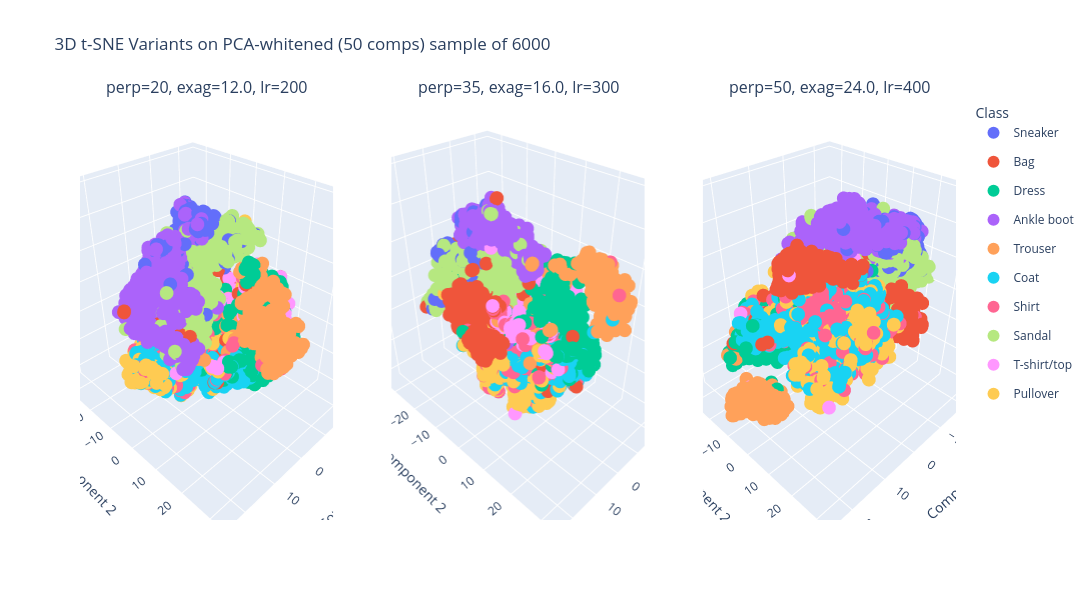

Here is the notebook cell this chart was saved with:
### Code cell
fig = make_subplots(
    rows=1,
    cols=len(embeddings),
    specs=[[{"type": "scene"} for _ in embeddings]],
    subplot_titles=[title for title, _, _ in embeddings],
)

for idx, (title, values, duration) in enumerate(embeddings):
    emb_df = pd.DataFrame({
        "Dim1": values[:, 0],
        "Dim2": values[:, 1],
        "Dim3": values[:, 2],
        "label": labels_sample,
        "Class": class_labels,
    })
    scatter = px.scatter_3d(
        emb_df,
        x="Dim1",
        y="Dim2",
        z="Dim3",
        color="Class",
        hover_data={"label": True, "Class": True},
    )
    for trace in scatter.data:
        if idx > 0:
            trace.showlegend = False
        fig.add_trace(trace, row=1, col=idx + 1)
    fig.layout[f"scene{'' if idx == 0 else idx + 1}"].xaxis.title = "Component 1"
    fig.layout[f"scene{'' if idx == 0 else idx + 1}"].yaxis.title = "Component 2"
    fig.layout[f"scene{'' if idx == 0 else idx + 1}"].zaxis.title = "Component 3"

base_embeddings_3d = [embeddings[i][1] for i in range(min(2, len(embeddings)))]
if base_embeddings_3d:
    dim_ranges = []
    for axis in range(3):
        axis_vals = np.concatenate([arr[:, axis] for arr in base_embeddings_3d])
        axis_min = axis_vals.min()
        axis_max = axis_vals.max()
        span = axis_max - axis_min
        padding = 0.05 * span if span > 0 else 1.0
        dim_ranges.append((axis_min - padding, axis_max + padding))
    scene_names = [f"scene{'' if i == 0 else i + 1}" for i in range(len(embeddings))]
    for scene_name in scene_names:
        scene = fig.layout[scene_name]
        scene.xaxis.range = dim_ranges[0]
        scene.yaxis.range = dim_ranges[1]
        scene.zaxis.range = dim_ranges[2]

fig.update_layout(
    height=600,
    width=380 * len(embeddings),
    title_text=f"3D t-SNE Variants on PCA-whitened ({pca_components} comps) sample of {sample_size}",
    legend=dict(title="Class", itemsizing="constant"),
)

fig.show()

### Figure 1 — Plotly figure (JSON) as saved in the notebook; plotly's stock layout.template omitted (floating-point values rounded to 4 significant figures; data arrays with more than 128 entries replaced by an {"elided": "..."} marker saying what was removed)
{"data": [{"customdata": {"elided": "575x2 mixed values"}, "hovertemplate": "Class=%{customdata[1]}<br>Dim1=%{x}<br>Dim2=%{y}<br>Dim3=%{z}<br>label=%{customdata[0]}<extra></extra>", "legendgroup": "Sneaker", "marker": {"color": "#636efa", "symbol": "circle"}, "mode": "markers", "name": "Sneaker", "scene": "scene", "showlegend": true, "type": "scatter3d", "x": {"elided": "575 float values"}, "y": {"elided": "575 float values"}, "z": {"elided": "575 float values"}}, {"customdata": {"elided": "584x2 mixed values"}, "hovertemplate": "Class=%{customdata[1]}<br>Dim1=%{x}<br>Dim2=%{y}<br>Dim3=%{z}<br>label=%{customdata[0]}<extra></extra>", "legendgroup": "Bag", "marker": {"color": "#EF553B", "symbol": "circle"}, "mode": "markers", "name": "Bag", "scene": "scene", "showlegend": true, "type": "scatter3d", "x": {"elided": "584 float values"}, "y": {"elided": "584 float values"}, "z": {"elided": "584 float values"}}, {"customdata": {"elided": "590x2 mixed values"}, "hovertemplate": "Class=%{customdata[1]}<br>Dim1=%{x}<br>Dim2=%{y}<br>Dim3=%{z}<br>label=%{customdata[0]}<extra></extra>", "legendgroup": "Dress", "marker": {"color": "#00cc96", "symbol": "circle"}, "mode": "markers", "name": "Dress", "scene": "scene", "showlegend": true, "type": "scatter3d", "x": {"elided": "590 float values"}, "y": {"elided": "590 float values"}, "z": {"elided": "590 float values"}}, {"customdata": {"elided": "673x2 mixed values"}, "hovertemplate": "Class=%{customdata[1]}<br>Dim1=%{x}<br>Dim2=%{y}<br>Dim3=%{z}<br>label=%{customdata[0]}<extra></extra>", "legendgroup": "Ankle boot", "marker": {"color": "#ab63fa", "symbol": "circle"}, "mode": "markers", "name": "Ankle boot", "scene": "scene", "showlegend": true, "type": "scatter3d", "x": {"elided": "673 float values"}, "y": {"elided": "673 float values"}, "z": {"elided": "673 float values"}}, {"customdata": {"elided": "633x2 mixed values"}, "hovertemplate": "Class=%{customdata[1]}<br>Dim1=%{x}<br>Dim2=%{y}<br>Dim3=%{z}<br>label=%{customdata[0]}<extra></extra>", "legendgroup": "Trouser", "marker": {"color": "#FFA15A", "symbol": "circle"}, "mode": "markers", "name": "Trouser", "scene": "scene", "showlegend": true, "type": "scatter3d", "x": {"elided": "633 float values"}, "y": {"elided": "633 float values"}, "z": {"elided": "633 float values"}}, {"customdata": {"elided": "596x2 mixed values"}, "hovertemplate": "Class=%{customdata[1]}<br>Dim1=%{x}<br>Dim2=%{y}<br>Dim3=%{z}<br>label=%{customdata[0]}<extra></extra>", "legendgroup": "Coat", "marker": {"color": "#19d3f3", "symbol": "circle"}, "mode": "markers", "name": "Coat", "scene": "scene", "showlegend": true, "type": "scatter3d", "x": {"elided": "596 float values"}, "y": {"elided": "596 float values"}, "z": {"elided": "596 float values"}}, {"customdata": {"elided": "572x2 mixed values"}, "hovertemplate": "Class=%{customdata[1]}<br>Dim1=%{x}<br>Dim2=%{y}<br>Dim3=%{z}<br>label=%{customdata[0]}<extra></extra>", "legendgroup": "Shirt", "marker": {"color": "#FF6692", "symbol": "circle"}, "mode": "markers", "name": "Shirt", "scene": "scene", "showlegend": true, "type": "scatter3d", "x": {"elided": "572 float values"}, "y": {"elided": "572 float values"}, "z": {"elided": "572 float values"}}, {"customdata": {"elided": "600x2 mixed values"}, "hovertemplate": "Class=%{customdata[1]}<br>Dim1=%{x}<br>Dim2=%{y}<br>Dim3=%{z}<br>label=%{customdata[0]}<extra></extra>", "legendgroup": "Sandal", "marker": {"color": "#B6E880", "symbol": "circle"}, "mode": "markers", "name": "Sandal", "scene": "scene", "showlegend": true, "type": "scatter3d", "x": {"elided": "600 float values"}, "y": {"elided": "600 float values"}, "z": {"elided": "600 float values"}}, {"customdata": {"elided": "586x2 mixed values"}, "hovertemplate": "Class=%{customdata[1]}<br>Dim1=%{x}<br>Dim2=%{y}<br>Dim3=%{z}<br>label=%{customdata[0]}<extra></extra>", "legendgroup": "T-shirt/top", "marker": {"color": "#FF97FF", "symbol": "circle"}, "mode": "markers", "name": "T-shirt/top", "scene": "scene", "showlegend": true, "type": "scatter3d", "x": {"elided": "586 float values"}, "y": {"elided": "586 float values"}, "z": {"elided": "586 float values"}}, {"customdata": {"elided": "591x2 mixed values"}, "hovertemplate": "Class=%{customdata[1]}<br>Dim1=%{x}<br>Dim2=%{y}<br>Dim3=%{z}<br>label=%{customdata[0]}<extra></extra>", "legendgroup": "Pullover", "marker": {"color": "#FECB52", "symbol": "circle"}, "mode": "markers", "name": "Pullover", "scene": "scene", "showlegend": true, "type": "scatter3d", "x": {"elided": "591 float values"}, "y": {"elided": "591 float values"}, "z": {"elided": "591 float values"}}, {"customdata": {"elided": "575x2 mixed values"}, "hovertemplate": "Class=%{customdata[1]}<br>Dim1=%{x}<br>Dim2=%{y}<br>Dim3=%{z}<br>label=%{customdata[0]}<extra></extra>", "legendgroup": "Sneaker", "marker": {"color": "#636efa", "symbol": "circle"}, "mode": "markers", "name": "Sneaker", "scene": "scene2", "showlegend": false, "type": "scatter3d", "x": {"elided": "575 float values"}, "y": {"elided": "575 float values"}, "z": {"elided": "575 float values"}}, {"customdata": {"elided": "584x2 mixed values"}, "hovertemplate": "Class=%{customdata[1]}<br>Dim1=%{x}<br>Dim2=%{y}<br>Dim3=%{z}<br>label=%{customdata[0]}<extra></extra>", "legendgroup": "Bag", "marker": {"color": "#EF553B", "symbol": "circle"}, "mode": "markers", "name": "Bag", "scene": "scene2", "showlegend": false, "type": "scatter3d", "x": {"elided": "584 float values"}, "y": {"elided": "584 float values"}, "z": {"elided": "584 float values"}}, {"customdata": {"elided": "590x2 mixed values"}, "hovertemplate": "Class=%{customdata[1]}<br>Dim1=%{x}<br>Dim2=%{y}<br>Dim3=%{z}<br>label=%{customdata[0]}<extra></extra>", "legendgroup": "Dress", "marker": {"color": "#00cc96", "symbol": "circle"}, "mode": "markers", "name": "Dress", "scene": "scene2", "showlegend": false, "type": "scatter3d", "x": {"elided": "590 float values"}, "y": {"elided": "590 float values"}, "z": {"elided": "590 float values"}}, {"customdata": {"elided": "673x2 mixed values"}, "hovertemplate": "Class=%{customdata[1]}<br>Dim1=%{x}<br>Dim2=%{y}<br>Dim3=%{z}<br>label=%{customdata[0]}<extra></extra>", "legendgroup": "Ankle boot", "marker": {"color": "#ab63fa", "symbol": "circle"}, "mode": "markers", "name": "Ankle boot", "scene": "scene2", "showlegend": false, "type": "scatter3d", "x": {"elided": "673 float values"}, "y": {"elided": "673 float values"}, "z": {"elided": "673 float values"}}, {"customdata": {"elided": "633x2 mixed values"}, "hovertemplate": "Class=%{customdata[1]}<br>Dim1=%{x}<br>Dim2=%{y}<br>Dim3=%{z}<br>label=%{customdata[0]}<extra></extra>", "legendgroup": "Trouser", "marker": {"color": "#FFA15A", "symbol": "circle"}, "mode": "markers", "name": "Trouser", "scene": "scene2", "showlegend": false, "type": "scatter3d", "x": {"elided": "633 float values"}, "y": {"elided": "633 float values"}, "z": {"elided": "633 float values"}}, {"customdata": {"elided": "596x2 mixed values"}, "hovertemplate": "Class=%{customdata[1]}<br>Dim1=%{x}<br>Dim2=%{y}<br>Dim3=%{z}<br>label=%{customdata[0]}<extra></extra>", "legendgroup": "Coat", "marker": {"color": "#19d3f3", "symbol": "circle"}, "mode": "markers", "name": "Coat", "scene": "scene2", "showlegend": false, "type": "scatter3d", "x": {"elided": "596 float values"}, "y": {"elided": "596 float values"}, "z": {"elided": "596 float values"}}, {"customdata": {"elided": "572x2 mixed values"}, "hovertemplate": "Class=%{customdata[1]}<br>Dim1=%{x}<br>Dim2=%{y}<br>Dim3=%{z}<br>label=%{customdata[0]}<extra></extra>", "legendgroup": "Shirt", "marker": {"color": "#FF6692", "symbol": "circle"}, "mode": "markers", "name": "Shirt", "scene": "scene2", "showlegend": false, "type": "scatter3d", "x": {"elided": "572 float values"}, "y": {"elided": "572 float values"}, "z": {"elided": "572 float values"}}, {"customdata": {"elided": "600x2 mixed values"}, "hovertemplate": "Class=%{customdata[1]}<br>Dim1=%{x}<br>Dim2=%{y}<br>Dim3=%{z}<br>label=%{customdata[0]}<extra></extra>", "legendgroup": "Sandal", "marker": {"color": "#B6E880", "symbol": "circle"}, "mode": "markers", "name": "Sandal", "scene": "scene2", "showlegend": false, "type": "scatter3d", "x": {"elided": "600 float values"}, "y": {"elided": "600 float values"}, "z": {"elided": "600 float values"}}, {"customdata": {"elided": "586x2 mixed values"}, "hovertemplate": "Class=%{customdata[1]}<br>Dim1=%{x}<br>Dim2=%{y}<br>Dim3=%{z}<br>label=%{customdata[0]}<extra></extra>", "legendgroup": "T-shirt/top", "marker": {"color": "#FF97FF", "symbol": "circle"}, "mode": "markers", "name": "T-shirt/top", "scene": "scene2", "showlegend": false, "type": "scatter3d", "x": {"elided": "586 float values"}, "y": {"elided": "586 float values"}, "z": {"elided": "586 float values"}}, {"customdata": {"elided": "591x2 mixed values"}, "hovertemplate": "Class=%{customdata[1]}<br>Dim1=%{x}<br>Dim2=%{y}<br>Dim3=%{z}<br>label=%{customdata[0]}<extra></extra>", "legendgroup": "Pullover", "marker": {"color": "#FECB52", "symbol": "circle"}, "mode": "markers", "name": "Pullover", "scene": "scene2", "showlegend": false, "type": "scatter3d", "x": {"elided": "591 float values"}, "y": {"elided": "591 float values"}, "z": {"elided": "591 float values"}}, {"customdata": {"elided": "575x2 mixed values"}, "hovertemplate": "Class=%{customdata[1]}<br>Dim1=%{x}<br>Dim2=%{y}<br>Dim3=%{z}<br>label=%{customdata[0]}<extra></extra>", "legendgroup": "Sneaker", "marker": {"color": "#636efa", "symbol": "circle"}, "mode": "markers", "name": "Sneaker", "scene": "scene3", "showlegend": false, "type": "scatter3d", "x": {"elided": "575 float values"}, "y": {"elided": "575 float values"}, "z": {"elided": "575 float values"}}, {"customdata": {"elided": "584x2 mixed values"}, "hovertemplate": "Class=%{customdata[1]}<br>Dim1=%{x}<br>Dim2=%{y}<br>Dim3=%{z}<br>label=%{customdata[0]}<extra></extra>", "legendgroup": "Bag", "marker": {"color": "#EF553B", "symbol": "circle"}, "mode": "markers", "name": "Bag", "scene": "scene3", "showlegend": false, "type": "scatter3d", "x": {"elided": "584 float values"}, "y": {"elided": "584 float values"}, "z": {"elided": "584 float values"}}, {"customdata": {"elided": "590x2 mixed values"}, "hovertemplate": "Class=%{customdata[1]}<br>Dim1=%{x}<br>Dim2=%{y}<br>Dim3=%{z}<br>label=%{customdata[0]}<extra></extra>", "legendgroup": "Dress", "marker": {"color": "#00cc96", "symbol": "circle"}, "mode": "markers", "name": "Dress", "scene": "scene3", "showlegend": false, "type": "scatter3d", "x": {"elided": "590 float values"}, "y": {"elided": "590 float values"}, "z": {"elided": "590 float values"}}, {"customdata": {"elided": "673x2 mixed values"}, "hovertemplate": "Class=%{customdata[1]}<br>Dim1=%{x}<br>Dim2=%{y}<br>Dim3=%{z}<br>label=%{customdata[0]}<extra></extra>", "legendgroup": "Ankle boot", "marker": {"color": "#ab63fa", "symbol": "circle"}, "mode": "markers", "name": "Ankle boot", "scene": "scene3", "showlegend": false, "type": "scatter3d", "x": {"elided": "673 float values"}, "y": {"elided": "673 float values"}, "z": {"elided": "673 float values"}}, {"customdata": {"elided": "633x2 mixed values"}, "hovertemplate": "Class=%{customdata[1]}<br>Dim1=%{x}<br>Dim2=%{y}<br>Dim3=%{z}<br>label=%{customdata[0]}<extra></extra>", "legendgroup": "Trouser", "marker": {"color": "#FFA15A", "symbol": "circle"}, "mode": "markers", "name": "Trouser", "scene": "scene3", "showlegend": false, "type": "scatter3d", "x": {"elided": "633 float values"}, "y": {"elided": "633 float values"}, "z": {"elided": "633 float values"}}, {"customdata": {"elided": "596x2 mixed values"}, "hovertemplate": "Class=%{customdata[1]}<br>Dim1=%{x}<br>Dim2=%{y}<br>Dim3=%{z}<br>label=%{customdata[0]}<extra></extra>", "legendgroup": "Coat", "marker": {"color": "#19d3f3", "symbol": "circle"}, "mode": "markers", "name": "Coat", "scene": "scene3", "showlegend": false, "type": "scatter3d", "x": {"elided": "596 float values"}, "y": {"elided": "596 float values"}, "z": {"elided": "596 float values"}}, {"customdata": {"elided": "572x2 mixed values"}, "hovertemplate": "Class=%{customdata[1]}<br>Dim1=%{x}<br>Dim2=%{y}<br>Dim3=%{z}<br>label=%{customdata[0]}<extra></extra>", "legendgroup": "Shirt", "marker": {"color": "#FF6692", "symbol": "circle"}, "mode": "markers", "name": "Shirt", "scene": "scene3", "showlegend": false, "type": "scatter3d", "x": {"elided": "572 float values"}, "y": {"elided": "572 float values"}, "z": {"elided": "572 float values"}}, {"customdata": {"elided": "600x2 mixed values"}, "hovertemplate": "Class=%{customdata[1]}<br>Dim1=%{x}<br>Dim2=%{y}<br>Dim3=%{z}<br>label=%{customdata[0]}<extra></extra>", "legendgroup": "Sandal", "marker": {"color": "#B6E880", "symbol": "circle"}, "mode": "markers", "name": "Sandal", "scene": "scene3", "showlegend": false, "type": "scatter3d", "x": {"elided": "600 float values"}, "y": {"elided": "600 float values"}, "z": {"elided": "600 float values"}}, {"customdata": {"elided": "586x2 mixed values"}, "hovertemplate": "Class=%{customdata[1]}<br>Dim1=%{x}<br>Dim2=%{y}<br>Dim3=%{z}<br>label=%{customdata[0]}<extra></extra>", "legendgroup": "T-shirt/top", "marker": {"color": "#FF97FF", "symbol": "circle"}, "mode": "markers", "name": "T-shirt/top", "scene": "scene3", "showlegend": false, "type": "scatter3d", "x": {"elided": "586 float values"}, "y": {"elided": "586 float values"}, "z": {"elided": "586 float values"}}, {"customdata": {"elided": "591x2 mixed values"}, "hovertemplate": "Class=%{customdata[1]}<br>Dim1=%{x}<br>Dim2=%{y}<br>Dim3=%{z}<br>label=%{customdata[0]}<extra></extra>", "legendgroup": "Pullover", "marker": {"color": "#FECB52", "symbol": "circle"}, "mode": "markers", "name": "Pullover", "scene": "scene3", "showlegend": false, "type": "scatter3d", "x": {"elided": "591 float values"}, "y": {"elided": "591 float values"}, "z": {"elided": "591 float values"}}], "layout": {"annotations": [{"font": {"size": 16}, "showarrow": false, "text": "perp=20, exag=12.0, lr=200", "x": 0.1444, "xanchor": "center", "xref": "paper", "y": 1, "yanchor": "bottom", "yref": "paper"}, {"font": {"size": 16}, "showarrow": false, "text": "perp=35, exag=16.0, lr=300", "x": 0.5, "xanchor": "center", "xref": "paper", "y": 1, "yanchor": "bottom", "yref": "paper"}, {"font": {"size": 16}, "showarrow": false, "text": "perp=50, exag=24.0, lr=400", "x": 0.8556, "xanchor": "center", "xref": "paper", "y": 1, "yanchor": "bottom", "yref": "paper"}], "height": 600, "legend": {"itemsizing": "constant", "title": {"text": "Class"}}, "scene": {"domain": {"x": [0, 0.2889], "y": [0, 1]}, "xaxis": {"range": [-25.32, 26.3], "title": {"text": "Component 1"}}, "yaxis": {"range": [-35.92, 34.71], "title": {"text": "Component 2"}}, "zaxis": {"range": [-33.4, 31.5], "title": {"text": "Component 3"}}}, "scene2": {"domain": {"x": [0.3556, 0.6444], "y": [0, 1]}, "xaxis": {"range": [-25.32, 26.3], "title": {"text": "Component 1"}}, "yaxis": {"range": [-35.92, 34.71], "title": {"text": "Component 2"}}, "zaxis": {"range": [-33.4, 31.5], "title": {"text": "Component 3"}}}, "scene3": {"domain": {"x": [0.7111, 1], "y": [0, 1]}, "xaxis": {"range": [-25.32, 26.3], "title": {"text": "Component 1"}}, "yaxis": {"range": [-35.92, 34.71], "title": {"text": "Component 2"}}, "zaxis": {"range": [-33.4, 31.5], "title": {"text": "Component 3"}}}, "title": {"text": "3D t-SNE Variants on PCA-whitened (50 comps) sample of 6000"}, "width": 1140}}
